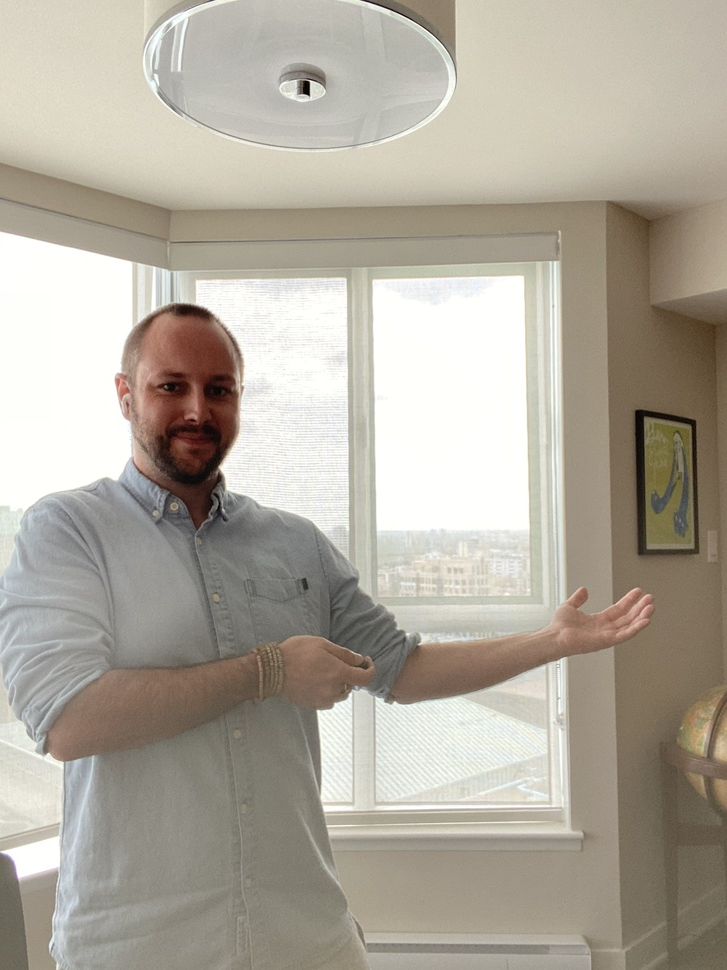
#> input picture TestPics/1Person-Close.jpg, 727 x 970 px, shrunk from 2316 x 3088 before the run
$ python simple-facescrub.py
#> lines starting #> are read from the running program, lines starting #| are printed output that depends on the picture
### src/privy.py
"""
Privy module
Privacy filter for photos for detecting faces and private information and scrubbing it.

To do:
    - load to load all the models face detector
    - define functions for annonymize face
    - define process function - returns anonymous phot
    - outputs variables on objects - array of faces
    - requirements.txt
    - package upload and testing to finalize
"""

import numpy as np
import cv2
import matplotlib.pyplot as plt
import os.path

face_cascade = cv2.CascadeClassifier('haarcascade_frontalface_default.xml')

class Privy(object):
    """
    Common methods for processing the photos.
    """
    face_cascade = cv2.CascadeClassifier('haarcascade_frontalface_default.xml')
    #Method for object creation - loading all the image processing libraries
    def __init__(self):

        faces = []
        self = self

    #Method for loading the models and libraries for the object
    @staticmethod
    def processFile(imgPath):
#> called with imgPath = '../TestPics/1Person-Close.jpg'
        filetest = os.path.isfile(imgPath)
        #if image no good throw error
        filetest = os.path.isfile('../Configs/haarcascade_frontalface_default.xml')
        #
        face_cascade = cv2.CascadeClassifier('../Configs/haarcascade_frontalface_default.xml')
        img = cv2.imread(imgPath)
#> img is the input picture: shape (970, 727, 3); mean B, G, R 157.4, 169.5, 175.9
        gray = cv2.cvtColor(img, cv2.COLOR_BGR2GRAY)
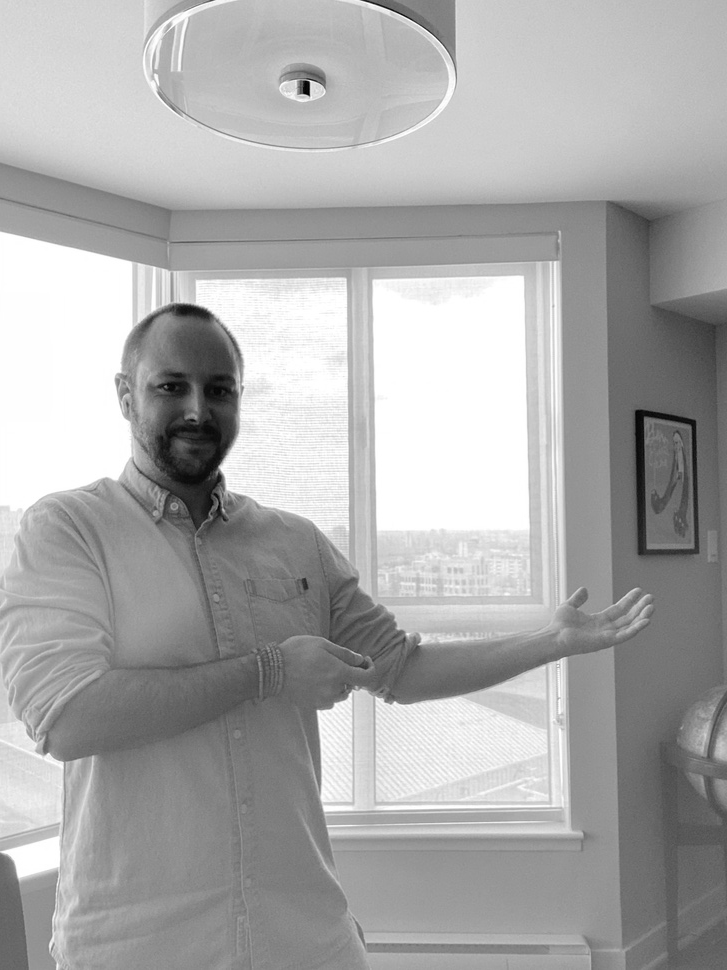
#> gray: shape (970, 727); min 1, max 255, mean 170.1
        faces = face_cascade.detectMultiScale(img, 1.3, 5)
#> faces = [[126, 344, 122, 122]]
        anonyimage = Privy.find_and_blur(gray, img)
        #cv2.imwrite('sample_out_2.jpg', cv2.cvtColor(anonyimage, cv2.COLOR_RGB2BGR))
        #cv2.imwrite('sample_out_2.jpg', anonyimage)
        return faces, anonyimage


    #Method for annoymizing the faces
    @staticmethod
    def anonymize_face(image, blocks=6):
        (h, w) = image.shape[:2]
        xSteps = np.linspace(0, w, blocks + 1, dtype='int')
        ySteps = np.linspace(0, h, blocks + 1, dtype='int')

        for i in range(1, len(ySteps)):
            for j in range(1, len(xSteps)):
                startX = xSteps[j - 1]
                startY = ySteps[i - 1]
                endX = xSteps[j]
                endY = ySteps[i]
                roi = image[startY: endY, startX:endX]
                (B, G, R) = [int(x) for x in cv2.mean(roi)[:3]]
                #cv2.rectangle(image, (startX, startY), (endX, endY), (B, G, R), -1)
                cv2.rectangle(image, (startX, startY), (endX, endY), (B, G, R), -1)
        return image
    #Private Method for annoymizing the faces
    def find_and_blur(bw, color):
        face_cascade = cv2.CascadeClassifier('../Configs/haarcascade_frontalface_default.xml')
        faces = face_cascade.detectMultiScale(bw, 1.1, 4)
#> faces = [[131, 345, 116, 116]]
        for (x, y, w, h) in faces:
            color[y:y+h, x:x+w] = Privy.anonymize_face(color[y:y+h, x:x+w])
#> this loop made 1 pass
#> (x, y, ySteps in anonymize_face) on pass 1: (131, 345, [0, 19, 38, 58, 77, 96, 116])
        return color

### Examples/simple-facescrub.py
#from "../src/privy" import Privy
import sys
sys.path.append('../src/')
import privy

privateer = privy.Privy()
faces2, img = privateer.processFile("../TestPics/1Person-Close.jpg")
#> faces2 = [[126, 344, 122, 122]]
print(faces2)
#| [[126 344 122 122]]
print(img)
#> (printed output is left out)
